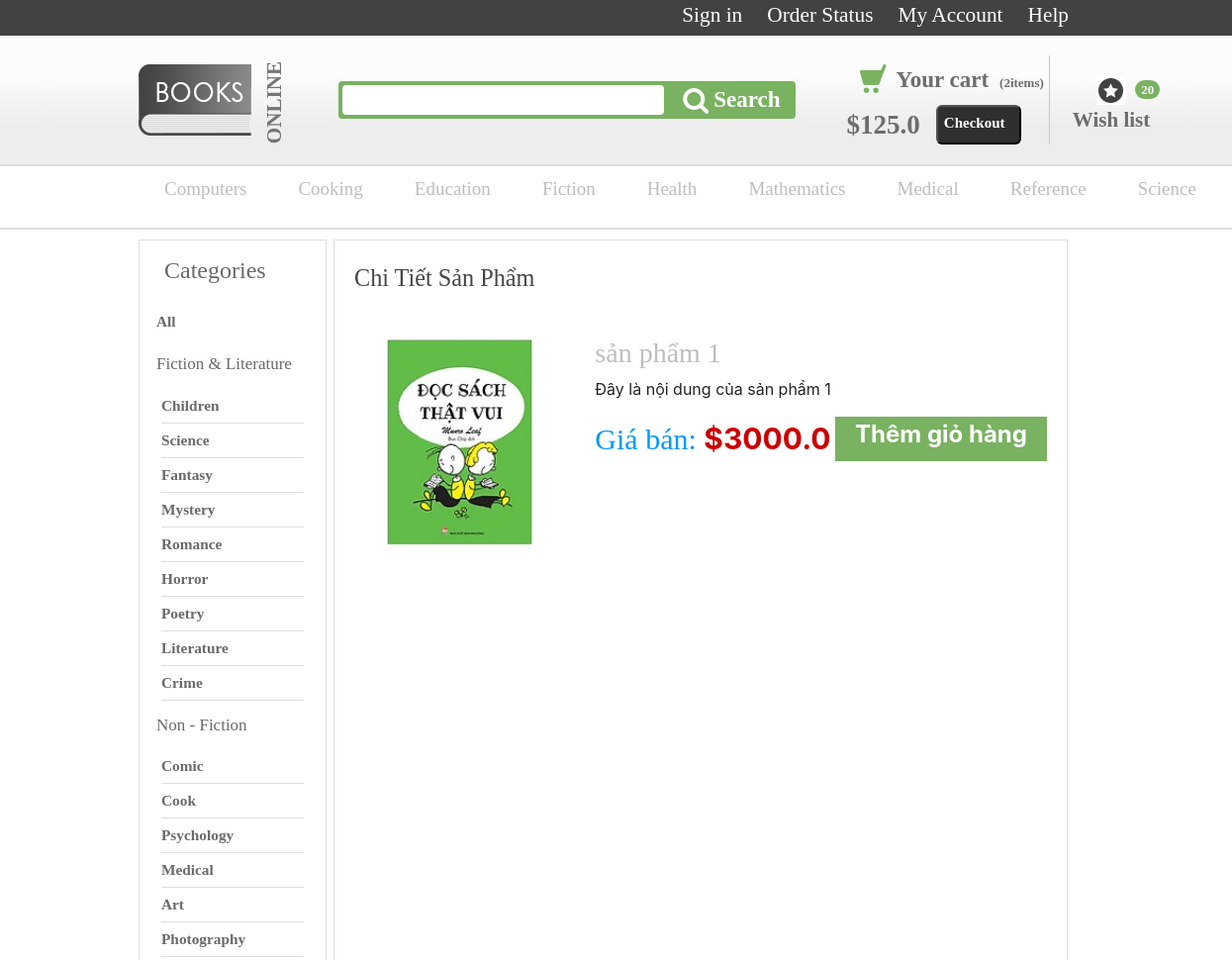
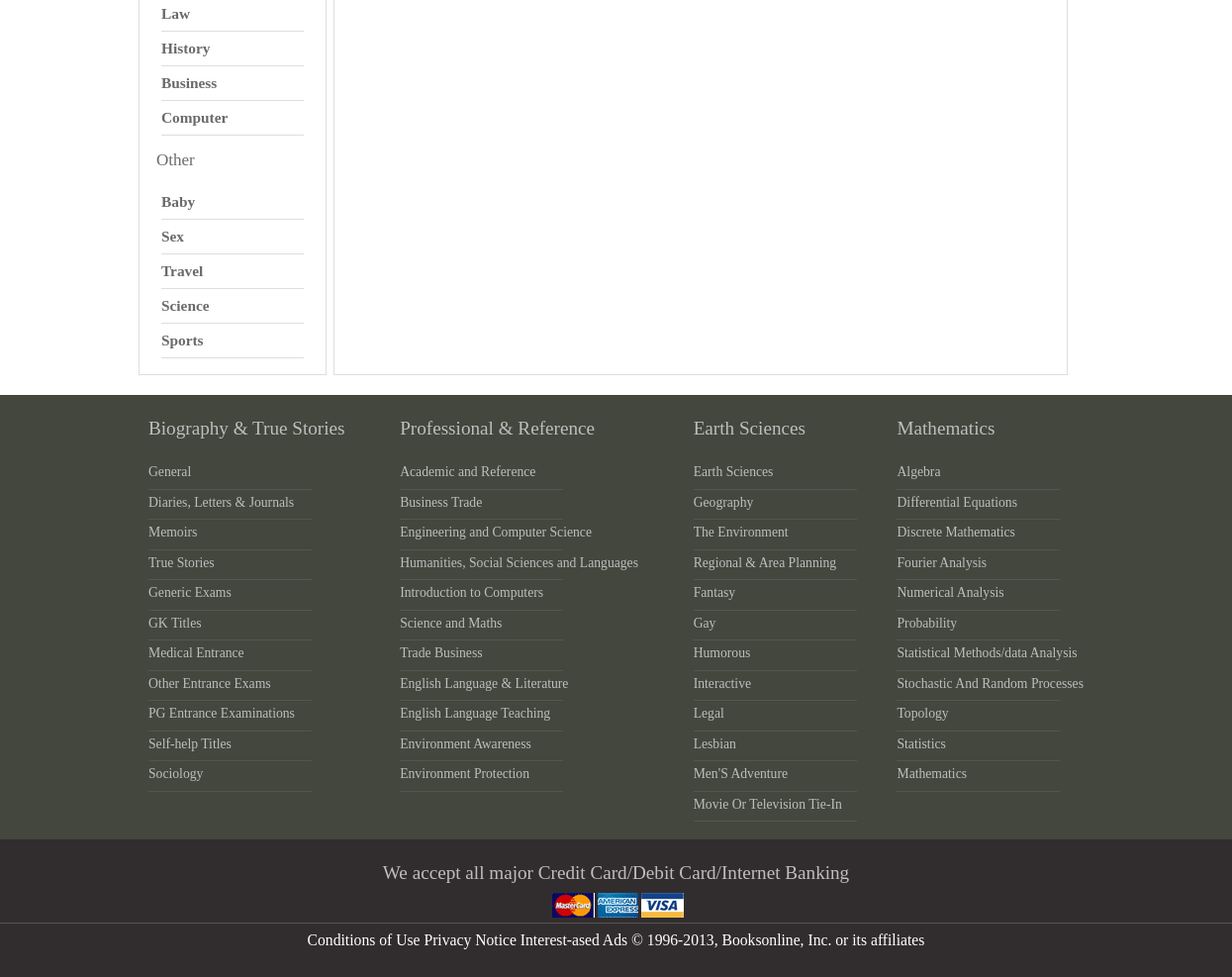
The app's page /home/1/ with its own data (2 pictures, top to bottom).
### home/models.py (models this page shows, shortened)
class SanPham(models.Model):
    tieude = models.CharField(max_length=100)
    noidung = models.TextField()
    ngaythem = models.DateTimeField(auto_now_add=True)
    anh  = models.ImageField(null= True)
    gia = models.FloatField()

### home/views.py (the view)
# urls.py: path('/<int:id>/',views.chitiet),
def chitiet(request, id):
    chitiet = {'chitiet' : SanPham.objects.get(id = id)}
    return render(request, 'pages/chitiet.html', chitiet)

### home/templates/pages/chitiet.html (shortened to what this page needs)
<link rel="stylesheet" href="https://stackpath.bootstrapcdn.com/bootstrap/4.3.1/css/bootstrap.min.css">
{% extends "pages/base.html" %}
{% block content %}
    <div class="menu_right">
        <div class="title_content">
            <span>Chi Tiết Sản Phẩm<span>
        </div>
        <div class="row" style="padding: 20px;">
            <div class = "col-4">
                <img src = "{{chitiet.anh.url}}" style="width: 100%;"  />
            </div>
            <div class = "col-8">
                <h3 style="font-family: segoeuil;"><a href = '#'>{{chitiet.tieude}}</a></h3>
                <p > {{chitiet.noidung}} </p>
                <div>
                    <div class="d-flex justify-content-between">
                        <div style="font-size: 30px; color: #cc0000; font-weight: bold;">
                            <span class="giasp" style="font-family: segoeuil; color: #0099ff; font-weight: 400;" >Giá bán: </span> ${{chitiet.gia}}
                        </div>
                        <div style="background-color: #79b260; color: #fff; font-weight: 700; font-size: 24px; ">
                            <span style="padding: 0 20px;">Thêm giỏ hàng</span>
                        </div>
                    </div>
                </div>
            </div>
        </div>
    </div>
{% endblock %}

### home/static/css/psd2.css (style rules this page uses)
* { margin: 0; padding: 0; }
.menu_right { border: 1px solid #dedede; margin-left: 7px; width: calc(100% - 223px); }
.title_content { font-family: segoeuil; font-size: 24.22px; font-weight: 400; color: #464646; padding: 20px; }

### records on screen
SanPham: anh (picture), tieude "sản phẩm 1", noidung "Đây là nội dung của sản phẩm 1", gia "3000.0"
